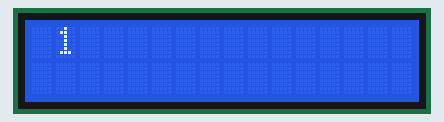
Recording of a sketch running on a simulated Arduino Uno, built with avr-gcc and run on an emulated ATmega328P. On the bench: 16×2 character LCD.

Above: at 0.1 s.
At 4.1 s:
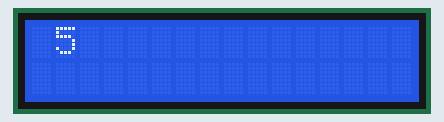
At 9.1 s:
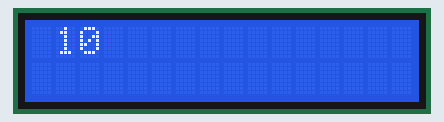
At 19.2 s:
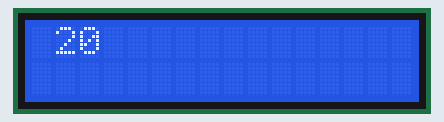
At 28.2 s:
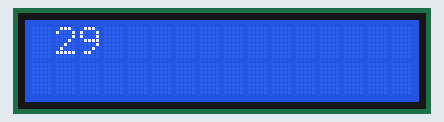
At 38.2 s:
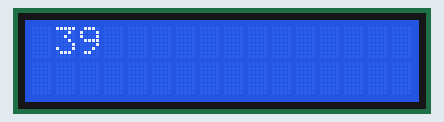

The sketch:

LCD_Count.ino
```cpp
#include <Wire.h>
#include <LiquidCrystal_I2C.h>  // LiquidCrystal_I2C 헤더파일 열기

LiquidCrystal_I2C lcd(0x27, 16, 2);  // lcd(주소, 가로, 세로)
int n;

void setup() {
  lcd.init();       // lcd 초기화
  lcd.backlight();  // 배경 초기화
}

void loop() {
  n++;
  lcd.setCursor(1, 0);  // 앞 공백 (1칸, 0번쨰줄)
  lcd.print(n);         // lcd에 출력
  delay(1000);
}
```

Measured:
- what the display in image 1 shows lasts 1.0 s, from 4.1 s to 5.1 s
